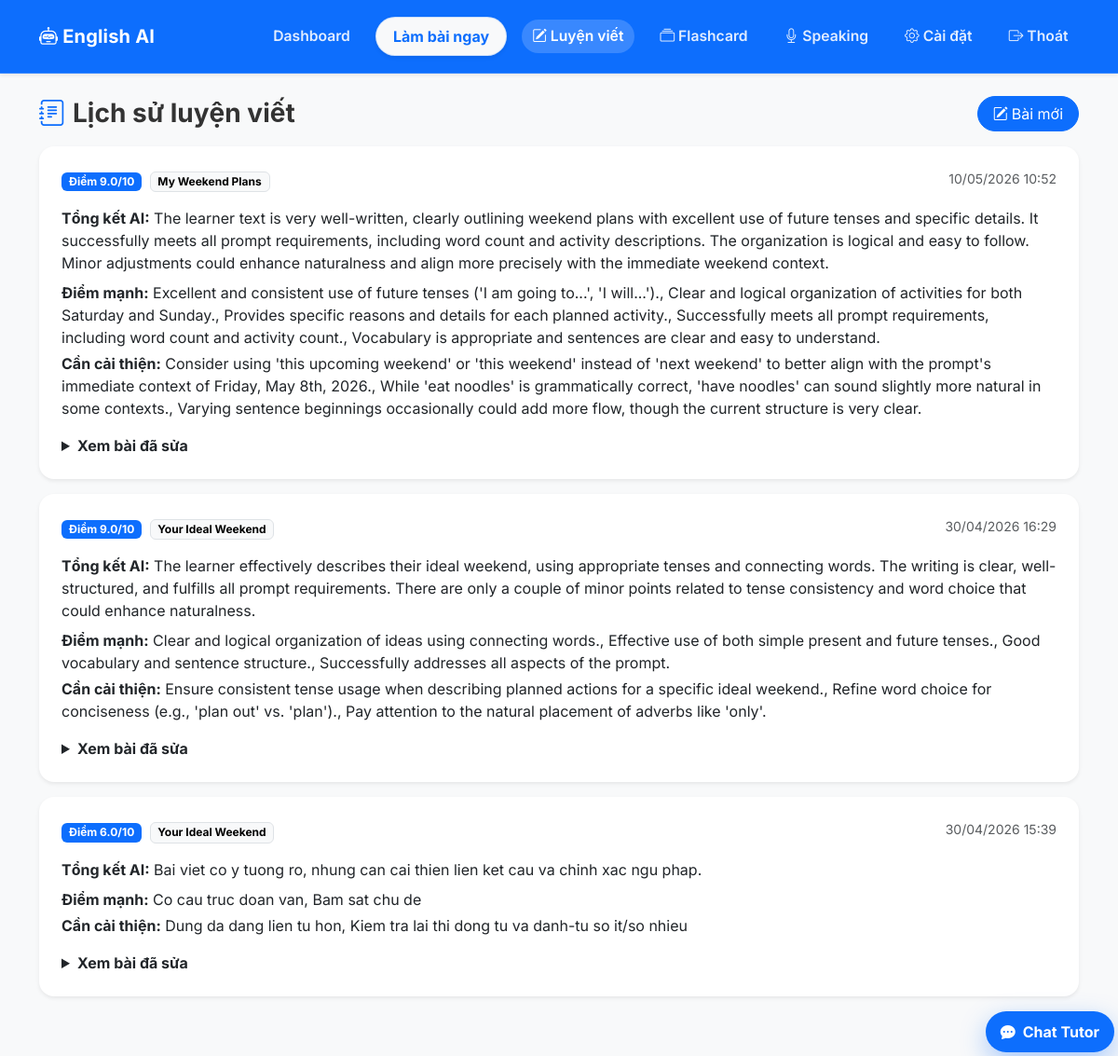
Page /writing/history (signed in) on the committed database.
### app/models.py (models this page shows)
class WritingSubmission(db.Model):
    __tablename__ = 'writing_submissions'
    id: Mapped[int] = mapped_column(primary_key=True)
    user_id: Mapped[int] = mapped_column(ForeignKey('users.id'), index=True)
    prompt_id: Mapped[Optional[int]] = mapped_column(ForeignKey('writing_prompts.id'), index=True)
    submission_type: Mapped[str] = mapped_column(String(32), default='essay')
    content: Mapped[str] = mapped_column(Text)
    score: Mapped[float] = mapped_column(Float, default=0.0)
    corrected_text: Mapped[Optional[str]] = mapped_column(Text)
    feedback_summary: Mapped[Optional[str]] = mapped_column(Text)
    strengths: Mapped[list] = mapped_column(JSON, default=list)
    improvement_points: Mapped[list] = mapped_column(JSON, default=list)
    error_tags: Mapped[list] = mapped_column(JSON, default=list)
    created_at: Mapped[datetime] = mapped_column(DateTime, default=lambda: datetime.now(timezone.utc))
    user: Mapped["User"] = relationship("User", back_populates="writing_submissions")
    prompt: Mapped[Optional["WritingPrompt"]] = relationship("WritingPrompt", back_populates="submissions")

class WritingPrompt(db.Model):
    __tablename__ = 'writing_prompts'
    id: Mapped[int] = mapped_column(primary_key=True)
    prompt_date: Mapped[str] = mapped_column(String(10), unique=True, index=True)
    topic: Mapped[str] = mapped_column(String(255))
    instructions: Mapped[str] = mapped_column(Text)
    sample_outline: Mapped[list] = mapped_column(JSON, default=list)
    created_at: Mapped[datetime] = mapped_column(DateTime, default=lambda: datetime.now(timezone.utc))
    submissions: Mapped[list["WritingSubmission"]] = relationship("WritingSubmission", back_populates="prompt")

### app/routes/writing.py (the view)
@writing_bp.route('/history', methods=['GET'])
@login_required
def history():
    try:
        page = max(1, int(request.args.get('page', '1')))
    except ValueError:
        page = 1
    page_size = 5
    base_query = (
        db.select(WritingSubmission)
        .where(WritingSubmission.user_id == current_user.id)
        .order_by(WritingSubmission.created_at.desc())
    )
    all_rows = db.session.execute(base_query).scalars().all()
    total_items = len(all_rows)
    start = (page - 1) * page_size
    end = start + page_size
    rows = all_rows[start:end]
    return render_template(
        'writing_history.html',
        submissions=rows,
        page=page,
        has_prev=page > 1,
        has_more=end < total_items,
    )

### app/models.py (called while the page is built)
@login.user_loader
def load_user(id: str):
    return db.session.get(User, int(id))

### app/templates/writing_history.html (shortened to what this page needs)
{% extends 'base.html' %}
{% block content %}
<div class="row mt-4">
    <div class="col-12">
        <div class="d-flex justify-content-between align-items-center mb-3">
            <h3 class="fw-bold mb-0"><i class="bi bi-journal-text text-primary me-2"></i>Lịch sử luyện viết</h3>
            <a href="{{ url_for('writing.practice') }}" class="btn btn-primary rounded-pill px-3">
                <i class="bi bi-pencil-square me-1"></i>Bài mới
            </a>
        </div>
        {% for item in submissions %}
        <div class="card border-0 shadow-sm rounded-4 mb-3">
            <div class="card-body p-4">
                <div class="d-flex flex-wrap justify-content-between gap-2 mb-3">
                    <div>
                        <span class="badge text-bg-primary">Điểm {{ item.score|round(1) }}/10</span>
                        {% if item.prompt %}
                        <span class="badge text-bg-light border ms-1">{{ item.prompt.topic }}</span>
                        {% endif %}
                    </div>
                    <small class="text-muted">{{ item.created_at.strftime('%d/%m/%Y %H:%M') }}</small>
                </div>
                <p class="mb-2"><strong>Tổng kết AI:</strong> {{ item.feedback_summary }}</p>
                {% if item.strengths %}
                <p class="mb-1"><strong>Điểm mạnh:</strong> {{ item.strengths|join(', ') }}</p>
                {% endif %}
                {% if item.improvement_points %}
                <p class="mb-3"><strong>Cần cải thiện:</strong> {{ item.improvement_points|join(', ') }}</p>
                {% endif %}
                <details>
                    <summary class="fw-bold">Xem bài đã sửa</summary>
                </details>
            </div>
        </div>
        {% else %}
        <div class="alert alert-light border">Chưa có lịch sử bài viết.</div>
        {% endfor %}
    </div>
</div>
{% endblock %}

### app/static/css/style.css (style rules this page uses)
body { font-family: 'Inter', -apple-system, BlinkMacSystemFont, "Segoe UI", Roboto, "Helvetica Neue", Arial, sans-serif; background-color: #f4f6fa; color: #333; }
.card { transition: transform 0.2s, box-shadow 0.2s; }

### rows in the picture
WritingSubmission: score "9.0", prompt.topic "My Weekend Plans", created_at "10/05/2026 10:52", feedback_summary "The learner text is very well-written, clearly outlining weekend plans with excellent use of future tenses and specific details. It successfully meets all prompt requirements, including word count and activity descriptions. The organization is logical and easy to follow. Minor adjustments could enhance naturalness and align more precisely with the immediate weekend context.", strengths "Excellent and consistent use of future tenses ('I am going to...', 'I will...')., Clear and logical organization of activities for both Saturday and Sunday., Provides specific reasons and details for each planned activity., Successfully meets all prompt requirements, including word count and activity count., Vocabulary is appropriate and sentences are clear and easy to understand.", improvement_points "Consider using 'this upcoming weekend' or 'this weekend' instead of 'next weekend' to better align with the prompt's immediate context of Friday, May 8th, 2026., While 'eat noodles' is grammatically correct, 'have noodles' can sound slightly more natural in some contexts., Varying sentence beginnings occasionally could add more flow, though the current structure is very clear."
WritingSubmission: score "9.0", prompt.topic "Your Ideal Weekend", created_at "30/04/2026 16:29", feedback_summary "The learner effectively describes their ideal weekend, using appropriate tenses and connecting words. The writing is clear, well-structured, and fulfills all prompt requirements. There are only a couple of minor points related to tense consistency and word choice that could enhance naturalness.", strengths "Clear and logical organization of ideas using connecting words., Effective use of both simple present and future tenses., Good vocabulary and sentence structure., Successfully addresses all aspects of the prompt.", improvement_points "Ensure consistent tense usage when describing planned actions for a specific ideal weekend., Refine word choice for conciseness (e.g., 'plan out' vs. 'plan')., Pay attention to the natural placement of adverbs like 'only'."
WritingSubmission: score "6.0", prompt.topic "Your Ideal Weekend", created_at "30/04/2026 15:39", feedback_summary "Bai viet co y tuong ro, nhung can cai thien lien ket cau va chinh xac ngu phap.", strengths "Co cau truc doan van, Bam sat chu de", improvement_points "Dung da dang lien tu hon, Kiem tra lai thi dong tu va danh-tu so it/so nhieu"
